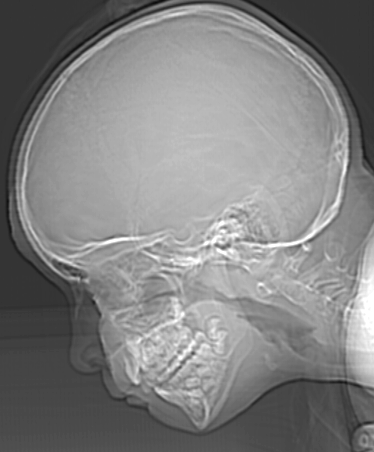
#> input picture fig.tif, 374 x 452 px
$ python Assignment2oBonusv1.py
#> lines starting #> are read from the running program, lines starting #| are printed output that depends on the picture
import cv2
from scipy import signal
from scipy.ndimage import gaussian_filter, laplace
import numpy as np
import pandas as pd
import matplotlib.pyplot as plt
imim = cv2.imread('fig.tif', cv2.IMREAD_GRAYSCALE)
#> imim is the input picture: shape (452, 374); min 12, max 255, mean 129.4
print(np.shape(imim))
#| (452, 374)
imc = laplace(gaussian_filter(imim, sigma=1))
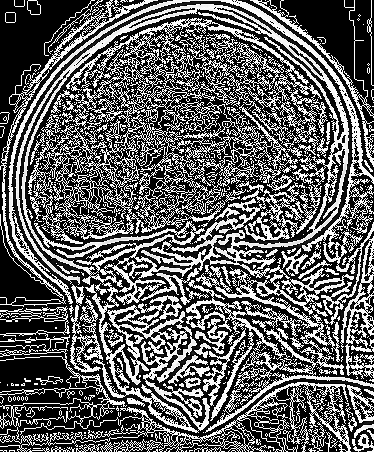
#> imc: shape (452, 374); min 0, max 255, mean 97.3
plt.imshow(imc,cmap='gray')
plt.show()
